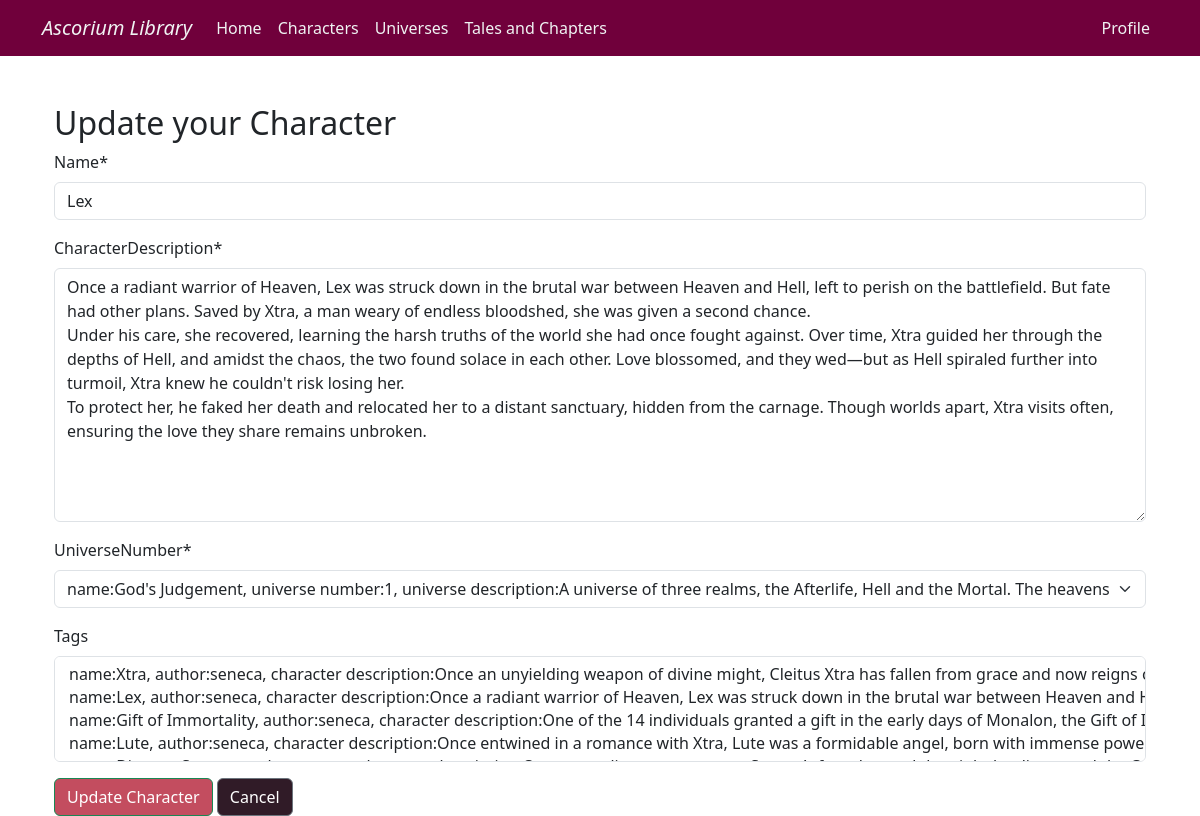
Page /CharacterArticles/2/Update/ (signed in) on the committed database.
### Story_Database/models.py (models this page shows)
class CharacterDatabase(models.Model):  #Character database
    Name = models.CharField(max_length=64)
    Author = models.CharField(max_length=64, editable=False)   #the author is not editable, it is linked to the account that made it
    CharacterDescription = models.TextField()
    UniverseNumber = models.ForeignKey(UniverseDatabase, on_delete=models.CASCADE)  #foreign key to Unieverse Database, and so upon deletion of a universe no characters from it exist and so .cascade is added
    Tags = models.ManyToManyField("self", blank=True, symmetrical=False)    #relations to other characters from Character database  (symmetrical since it doesnt go both ways always) blank because it can be left empty
    def __str__(self):
        return (f" name:{self.Name}, author:{self.Author}, character description:{self.CharacterDescription}, universe number:{self.UniverseNumber}")

class UniverseDatabase(models.Model):   #Universe Database
    Name=models.CharField(max_length=64)
    UniverseAuthor=models.CharField(max_length=64, null=True)   #can be left empty, since multiple authors for a Universe could exist since they can be large projects of work
    UniverseNumber=models.PositiveIntegerField(unique=True)     #primary key using unique=True
    UniverseDescription=models.TextField() #textfield for the description that can vary in size depending on how creative the user is
    def __str__(self):
        return (f" name:{self.Name}, universe number:{self.UniverseNumber}, universe description:{self.UniverseDescription}")

### Story_Database/views.py (the view)
# urls.py: path('CharacterArticles/<int:CharacterID>/Update/', views.CharacterUpdate, name="CharacterUpdate"),
@login_required
def CharacterUpdate(request, CharacterID):
       Character = Character=get_object_or_404(CharacterDatabase, id=CharacterID)  #fetch the character
       if request.method == "POST":
              form = UpdateCharacterForm(request.POST, instance=Character)
              if form.is_valid():  #checks form valid
                     if request.user.username == Character.Author: #ensures that the person updating the article is the author
                            form.save()    #saves form
                     return redirect("/CharacterArticles")
       else:
              form = UpdateCharacterForm(instance=Character)   #resets form for retry
       return render(request, "CharacterUpdate.html", {"form":form})

### Story_Database/forms.py
class UpdateCharacterForm(CharacterForm): #UpdateCharacterForm an extension of CharacterForm
    class Meta:
        model = CharacterDatabase
        fields = ["Name", "CharacterDescription", "UniverseNumber", "Tags"]

### Story_Database/templates/CharacterUpdate.html (shortened to what this page needs)
{% extends "base.html" %}
{% load crispy_forms_tags %}
{% block content %}
<div class="container mt-5">
    <h2>Update your Character</h2>
    <form method="post">
        {{ form|crispy }}
        <button type="submit" class="btn btn-success color-button-Submit">Update Character</button>
        <a href="{% url 'CharacterArticles' %}" class="btn btn-secondary color-button-Cancel">Cancel</a>
    </form>
</div>
{% endblock %}

### static/styles.css (style rules this page uses)
.color-button-Submit { background-color: #c34d5f; }
.color-button-Cancel { background-color: #301B27; }

### rows in the picture
CharacterDatabase: Name "Lex", CharacterDescription "Once a radiant warrior of Heaven, Lex was struck down in the brutal war between Heaven and Hell, left to perish on the battlefield. But fate had other plans. Saved by Xtra, a man weary of endless bloodshed, she was given a second chance. Under his care, she recovered, learning the harsh truths of the world she had once fought against. Over time, Xtra guided her through the depths of Hell, and amidst the chaos, the two found solace in each other. Love blossomed, and they wed—but as Hell spiraled further into turmoil, Xtra knew he couldn't risk losing her. To protect her, he faked her death and relocated her to a distant sanctuary, hidden from the carnage. Though worlds apart, Xtra visits…"
UniverseDatabase: UniverseNumber "name:God's Judgement, universe number:1, universe description:A universe of three realms, the Afterlife, Hell and the Mortal. The heavens continuously clash against Hell and ensuring it’s superiority, but not everyone chooses war, and many have grown wiry of the continuous skirmishes. Meanwhile Earth, that stands in the Mortal realm seems to be more and more inflicted by the celestial war. Xtra fell from above and chose to rebuild Hell as a place to live and not wage war. Over time his influence stretched in all rings until his “death” but he returned, centuries later. His idea may have spread and when he had returned he had seen some progress by Lucifer trying to make the best of Hell’s…"
